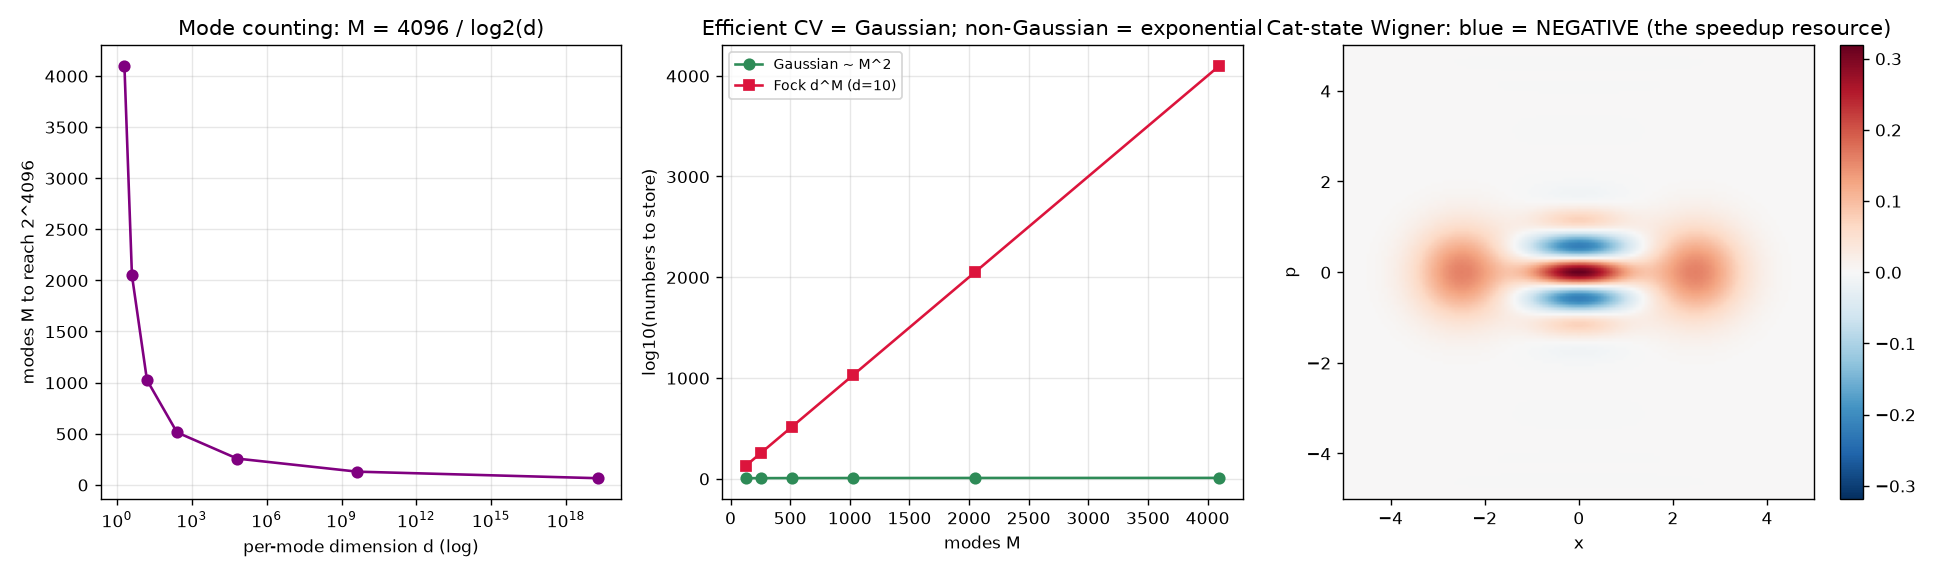

Write Python code to recreate this figure.
#!/usr/bin/env python3
"""Continuous-variable (CV) quantum modes for RSA/Shor: how far, measured.

A CV mode (an optical mode / harmonic oscillator) has an in-principle infinite
Fock space; with M modes truncated to d levels each the Hilbert space is
(C^d)^M = C^(d^M). So a few hundred high-dimensional modes could in principle
carry the 2^4096 of RSA-2048's first register. This script measures the catches:

  1. Mode counting: D = d^M, so reaching 2^4096 needs M = 4096 / log2(d) modes.
     (verifies the d -> M trade-off table)
  2. Classical simulation cost: a GAUSSIAN CV system (mean + covariance) costs
     O(M^2) -- efficient -- while a Fock-truncated non-Gaussian system needs d^M
     amplitudes -- exponential. We measure both.
  3. The Gaussian / non-Gaussian dividing line = Wigner negativity. Gaussian
     states (coherent, squeezed) have positive Wigner functions -> classically
     sampleable -> but cannot do Shor. The non-Gaussian states a speedup needs
     (Fock, cat) have NEGATIVE Wigner regions -> exactly what breaks the
     efficient description. The useful regime IS the hard regime.

Run:  python3 cv_quantum.py
"""

import math
import time

import numpy as np


def hr(t):
    print("\n" + "=" * 80)
    print(t)
    print("=" * 80)


# ---------------------------------------------------------------------------
# 1. Mode counting:  D = d^M,  reaching 2^4096 needs M = 4096 / log2(d)
# ---------------------------------------------------------------------------
def demo_mode_counting():
    hr("1. Mode counting: D = d^M, modes needed to reach RSA-2048's 2^4096")
    print("  A higher per-mode dimension d means fewer modes M -- but each bit of")
    print("  per-mode capacity is energy + precision you must actually buy.\n")
    print(f"  {'per-mode dim d':>16} {'bits/mode = log2 d':>18} "
          f"{'modes M for 2^4096':>20}")
    target = 4096
    for d in [2, 10, 100, 1000, 10**6, 2**100]:
        bits = math.log2(d)
        M = math.ceil(target / bits)
        dlabel = f"2^100" if d == 2**100 else f"{d:,}"
        print(f"  {dlabel:>16} {bits:>18.2f} {M:>20}")
    print("\n  Verified: e.g. d=10^6 (a 20-bit-precise single mode) -> ~205 modes.")
    print("  But a 20-bit, low-noise, non-Gaussian-controlled mode held through a")
    print("  deep circuit is extraordinarily hard -- the infinite dimension is not free.")


# ---------------------------------------------------------------------------
# 2. Classical simulation cost: Gaussian O(M^2) vs Fock-truncated d^M
# ---------------------------------------------------------------------------
def haar_interferometer(M, rng):
    """An M-mode passive linear-optical network = Haar-random M x M unitary."""
    z = (rng.standard_normal((M, M)) + 1j * rng.standard_normal((M, M))) / math.sqrt(2)
    q, r = np.linalg.qr(z)
    return q * (np.diag(r) / np.abs(np.diag(r)))


def demo_sim_cost():
    hr("2. Classical simulation cost: Gaussian (linear optics) vs Fock truncation")
    print("  A Gaussian / linear-optical M-mode state evolves by an M x M transfer")
    print("  matrix on the mode amplitudes -- polynomial. A general (non-Gaussian)")
    print("  state truncated to d Fock levels per mode needs d^M amplitudes.\n")
    rng = np.random.default_rng(0)
    print(f"  {'M modes':>8} {'Gaussian linear-optics':>24} "
          f"{'Fock-truncated d=10':>22}")
    for M in [128, 256, 512, 1024, 2048]:
        amp = (rng.standard_normal(M) + 1j * rng.standard_normal(M))
        t0 = time.time()
        U = haar_interferometer(M, rng)
        out = U @ amp                       # apply the interferometer
        dt = time.time() - t0
        fock_log10 = M * math.log10(10)     # log10(10^M) = M
        print(f"  {M:>8} {dt*1e3:>20.1f} ms {('10^%d numbers' % round(fock_log10)):>22}")
    print("\n  Gaussian/linear-optics: milliseconds for thousands of modes (poly).")
    print("  Fock-truncated: 2048 modes -> 10^2048 amplitudes. The efficient CV")
    print("  description is the GAUSSIAN one -- and that is exactly the weak one.")


# ---------------------------------------------------------------------------
# 3. The Gaussian / non-Gaussian dividing line = Wigner negativity
# ---------------------------------------------------------------------------
def psi_coherent(x, x0=0.0, p0=0.0):
    return np.pi ** -0.25 * np.exp(-(x - x0) ** 2 / 2 + 1j * p0 * x)


def psi_fock1(x):
    return np.pi ** -0.25 * math.sqrt(2.0) * x * np.exp(-x ** 2 / 2)


def psi_cat(x, x0=2.5):
    psi = psi_coherent(x, x0) + psi_coherent(x, -x0)
    return psi


def wigner(psi_func, xs, ps):
    """Wigner W(x,p) of a 1-mode pure state from its position wavefunction,
    W(x,p) = (1/pi) int dy psi*(x+y) psi(x-y) e^{2 i p y}."""
    ys = np.linspace(-6, 6, 512)
    dy = ys[1] - ys[0]
    W = np.empty((len(xs), len(ps)))
    for i, x in enumerate(xs):
        ker = np.conj(psi_func(x + ys)) * psi_func(x - ys)     # (len ys,)
        # W(x,p) = (1/pi) * sum_y ker(y) e^{2 i p y} dy
        phase = np.exp(2j * np.outer(ps, ys))                  # (len ps, len ys)
        W[i, :] = (phase @ ker).real * dy / math.pi
    return W


def demo_wigner():
    hr("3. Gaussian = efficient but weak; non-Gaussian = strong but Wigner-negative")
    xs = np.linspace(-5, 5, 161)
    ps = np.linspace(-5, 5, 161)
    states = [
        ("coherent (Gaussian)", lambda x: psi_coherent(x, 1.0, 0.0), "efficient / weak"),
        ("Fock |1> (non-Gaussian)", psi_fock1, "needs Fock space"),
        ("cat (non-Gaussian)", lambda x: psi_cat(x, 2.5), "needs Fock space"),
    ]
    print(f"  {'state':>26} {'min Wigner':>12} {'negative?':>10}  classical cost")
    cat_W = None
    for name, f, note in states:
        # normalise the wavefunction on the grid
        norm = math.sqrt(np.trapezoid(np.abs(f(xs)) ** 2, xs))
        W = wigner(lambda x, f=f, n=norm: f(x) / n, xs, ps)
        mn = W.min()
        if name.startswith("cat"):
            cat_W = W
        print(f"  {name:>26} {mn:>12.4f} {('YES' if mn < -1e-3 else 'no'):>10}  "
              f"{('O(M^2) covariance' if mn >= -1e-3 else 'd^M Fock amplitudes')}")
    print("""
  Positive Wigner (Gaussian) = a genuine probability distribution -> classically
  sampleable by Monte-Carlo (Mari-Eisert) -> no quantum speedup. NEGATIVE Wigner
  is necessary for a speedup, and it is exactly what the covariance-matrix
  description cannot hold -- forcing the d^M Fock cost. The CV regime that is
  classically efficient is the one that cannot run Shor; the one that can run
  Shor is the one that is classically hard. Same wall, CV costume.""")
    return xs, ps, cat_W


def make_plot(cat_data):
    try:
        import matplotlib
        matplotlib.use("Agg")
        import matplotlib.pyplot as plt
    except Exception as e:  # pragma: no cover
        print(f"\n(matplotlib unavailable: {e}; skipping figure)")
        return None
    fig, ax = plt.subplots(1, 3, figsize=(15.5, 4.6))

    # 1: modes needed vs per-mode dimension d (verifies the trade-off table)
    ds = np.array([2, 4, 16, 256, 2**16, 2**32, 2**64], dtype=float)
    Ms = 4096 / np.log2(ds)
    ax[0].semilogx(ds, Ms, "o-", color="purple")
    ax[0].set_xlabel("per-mode dimension d (log)")
    ax[0].set_ylabel("modes M to reach 2^4096")
    ax[0].set_title("Mode counting: M = 4096 / log2(d)")
    ax[0].grid(alpha=0.3, which="both")

    # 2: Gaussian O(M^2) vs Fock d^M classical cost (log10 numbers)
    Mg = np.array([128, 256, 512, 1024, 2048, 4096], dtype=float)
    gauss = 2 * np.log10(Mg)                # ~ M^2 -> 2 log10 M
    fock = Mg * math.log10(10)              # 10^M -> M
    ax[1].plot(Mg, gauss, "o-", color="seagreen", label="Gaussian ~ M^2")
    ax[1].plot(Mg, fock, "s-", color="crimson", label="Fock d^M (d=10)")
    ax[1].set_xlabel("modes M")
    ax[1].set_ylabel("log10(numbers to store)")
    ax[1].set_title("Efficient CV = Gaussian; non-Gaussian = exponential")
    ax[1].legend(fontsize=8)
    ax[1].grid(alpha=0.3)

    # 3: Wigner of a cat state -- the non-Gaussian negativity (the resource)
    xs, ps, W = cat_data
    vmax = np.abs(W).max()
    im = ax[2].imshow(W.T, origin="lower", extent=[xs[0], xs[-1], ps[0], ps[-1]],
                      cmap="RdBu_r", vmin=-vmax, vmax=vmax, aspect="auto")
    ax[2].set_xlabel("x")
    ax[2].set_ylabel("p")
    ax[2].set_title("Cat-state Wigner: blue = NEGATIVE (the speedup resource)")
    fig.colorbar(im, ax=ax[2], fraction=0.046)

    fig.tight_layout()
    out = "cv_quantum.png"
    fig.savefig(out, dpi=125)
    print(f"\nFigure written: {out}")
    return out


def main():
    np.set_printoptions(precision=4, suppress=True)
    demo_mode_counting()
    demo_sim_cost()
    cat_data = demo_wigner()
    make_plot(cat_data)
    hr("Verdict -- CV quantum modes + classical for RSA")
    print("""  Your analysis holds, measured:
    * CV modes can carry a big state physically: D = d^M, so ~200-600 high-d
      modes could in principle hold 2^4096. But classically simulating that needs
      D complex amplitudes regardless -- exponential.
    * The efficiently-simulable CV regime (Gaussian: mean + covariance, O(M^2),
      positive Wigner) is exactly the regime that cannot do Shor. Adding classical
      modes / pixels to it does not make a coherent exponential space.
    * Universal CV computation needs non-Gaussian resources, whose hallmark is
      Wigner negativity -- precisely what defeats the polynomial description and
      what is hard to prepare and hold physically.
  So CV quantum is a real candidate substrate for an exponential entangled state
  space (an alternative to qubits) -- but combining classical modes with it is no
  free pass to RSA-2048. The dividing line, again, is the same resource: the
  thing that gives the speedup (negativity / entanglement / period structure) is
  exactly the thing that is classically expensive to hold.""")


if __name__ == "__main__":
    main()
